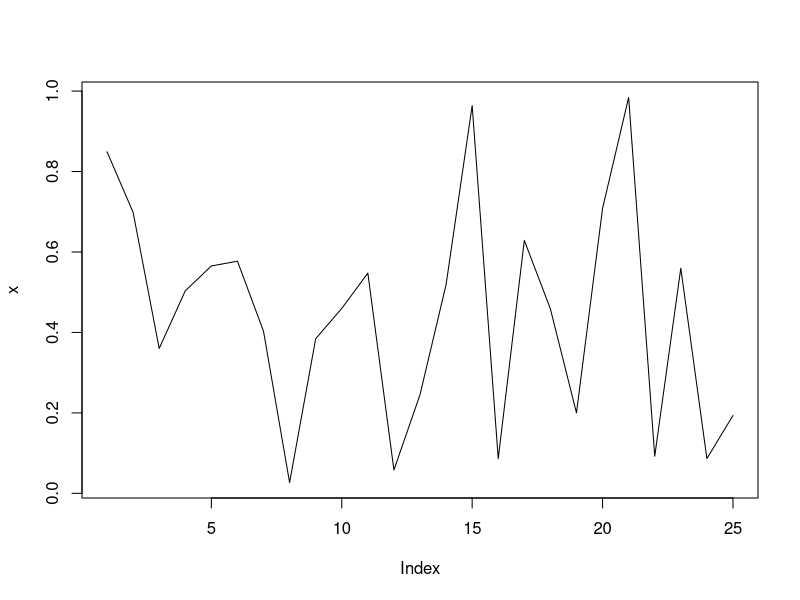
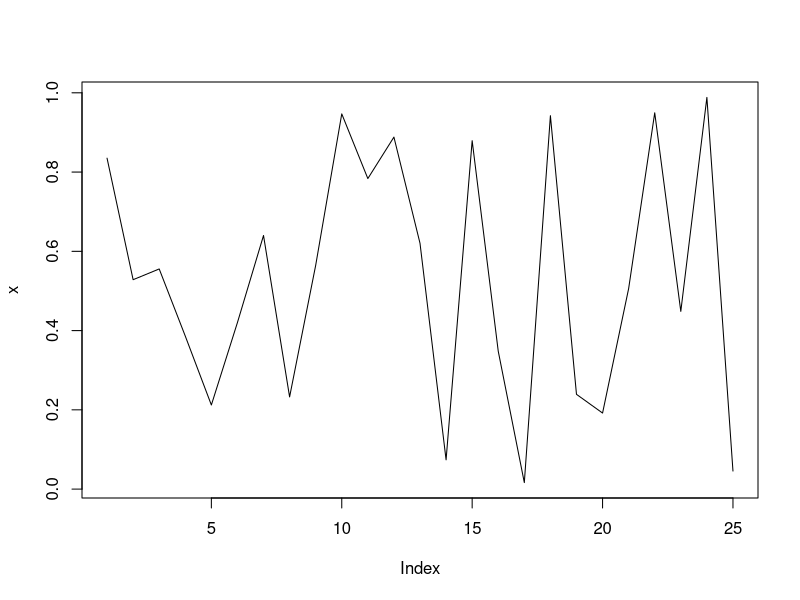
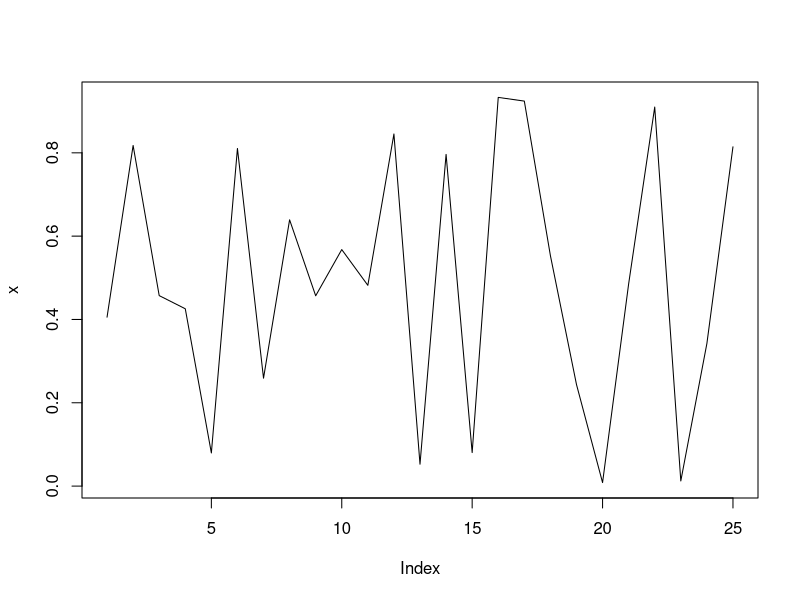
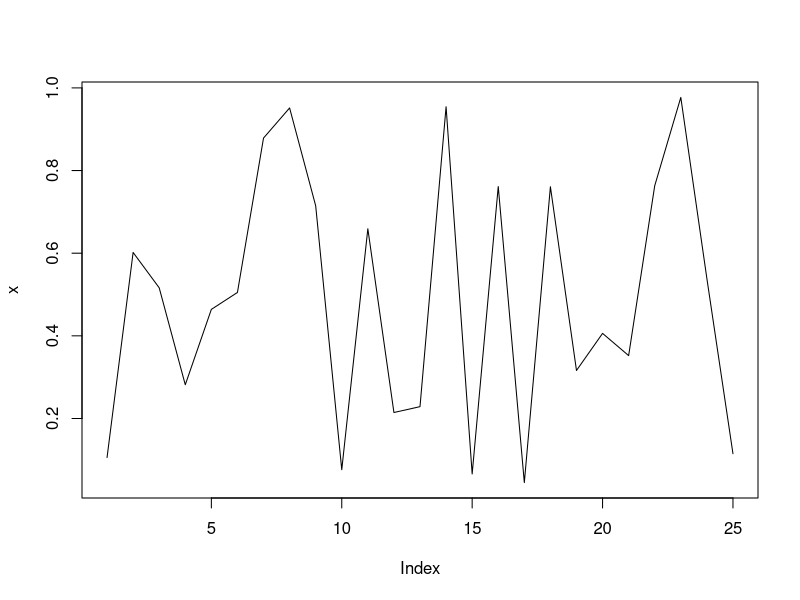
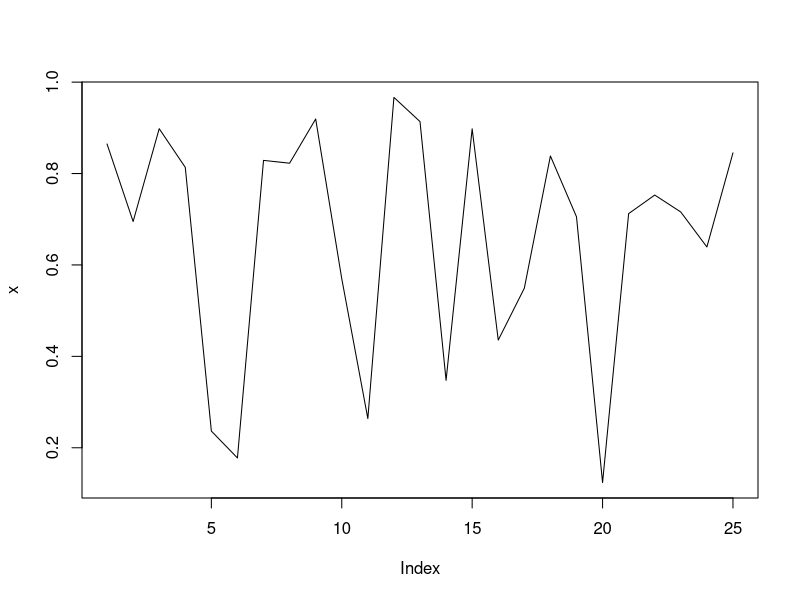
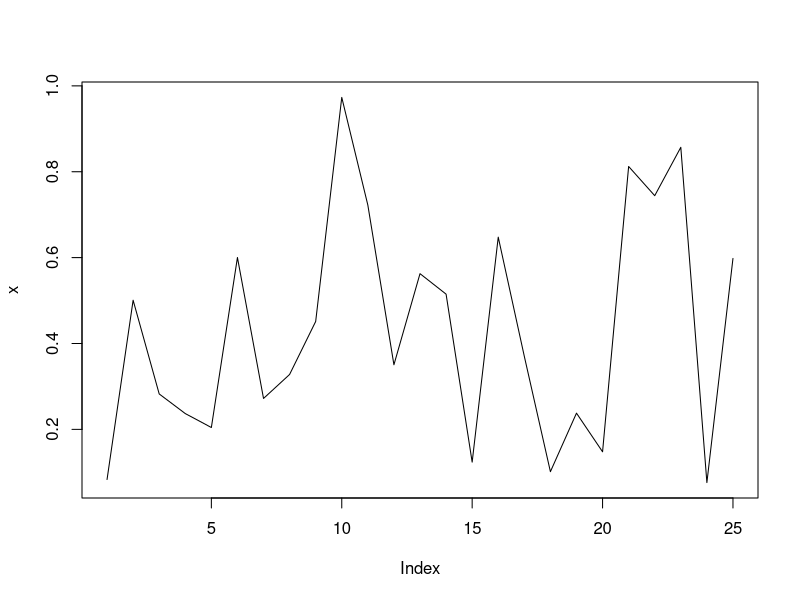
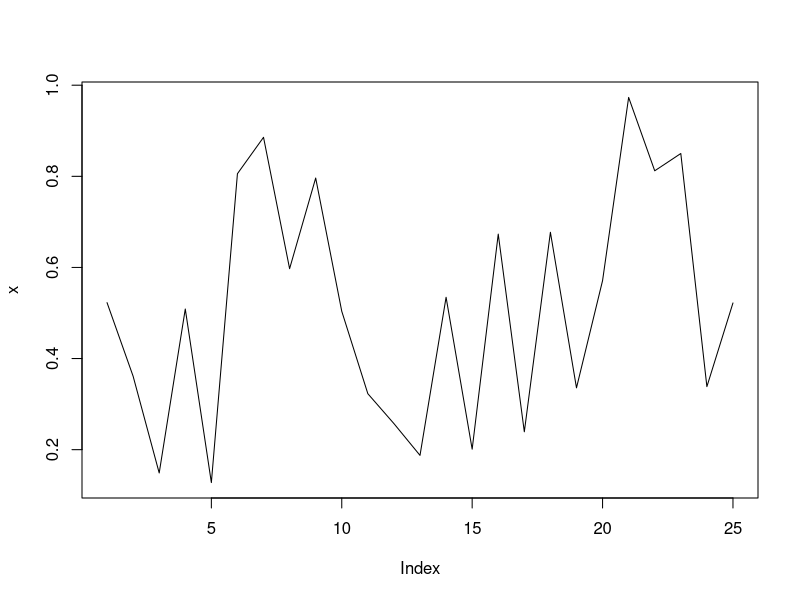
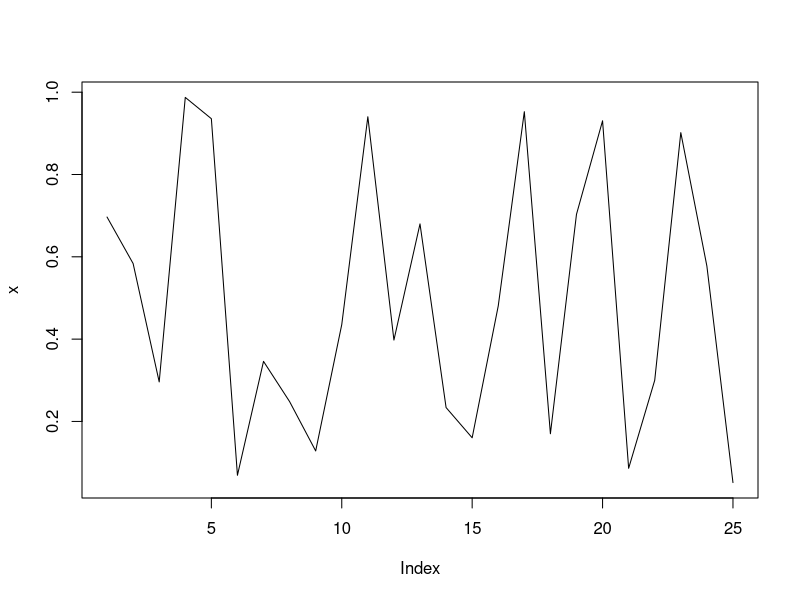

The R source for these figures, in order: (Note: this script raises an error after producing the figures.)
## ---- chunk 1
knitr::opts_chunk$set(echo = TRUE)
## ---- chunk 2
i = 1
(2^i)^20
## ---- chunk 3
n = 4
(2*n+1)^13
## ---- chunk 4
i = 0:1
resultado1 = (2^i)^20
n = 0:4
resultado2 = (2*n+1)^13
interseccion = intersect(resultado1, resultado2)
interseccion
## ---- chunk 5
t = 1
(sin(2*pi*t))^5
## ---- chunk 6
runif(10)
## ---- chunk 7
c("A","B","C","D","E","F","G","H","I","J","K","L","M","N","Ñ","O")

## ---- chunk 8
x1 <- c("1","2",2+3i,5+41)
x2 <- log(c(T,T,T,T,F))
x3 <- !(c(1,3,4,12,12.1,99,100))
x4 <- c(1,2,3)<"a"
x5 <- 1:10
## ---- chunk 9
cat("x1 es de tipo:", typeof(x1), "\n")
cat("x2 es de tipo:", typeof(x2), "\n")
cat("x3 es de tipo:", typeof(x3), "\n")
cat("x4 es de tipo:", typeof(x4), "\n")
cat("x5 es de tipo:", typeof(x5), "\n")
## ---- chunk 10
columna1 = c("v", "e","i")
columna2 = c("a", "b","c")
matriz1 = matrix(c(columna1, columna2), nrow = 2, ncol = 3)
matriz1

## ---- chunk 11
matriz_a <- matrix(rep("a", 16), nrow = 4, ncol = 4)
matriz_a
## ---- chunk 12
columna1 = c("a","o","u","d","z")
columna2 = c("f","ñ","h","i","j")
columna3 = c("p","l","h","e","x")
columna4 = c("o","k","q","r","s")
columna5 = c("r","ñ","v","w","o")
matriz1 =matrix(c(columna1, columna2, columna3, columna4, columna5), nrow = 5, ncol =5)
matriz1
## ---- chunk 13
columna1 = c("a","b")
columna2 = c("c","d")
matriz1 =matrix(c(columna1,columna2), nrow = 2, ncol= 2)
matriz1
## ---- chunk 14
x <- list(1,"a",2+3i,T,F,1L)
dim(x) <- c(2,3)
## ---- chunk 15
if (!file.exists("TAREAXD")) {
  dir.create("TAREAXD")
} #Crear la carpeta "TAREAXD" si no existe

setwd("TAREAXD") #Establecer el directorio de trabajo en la carpeta "TAREAXD"


for(i in 1:40){
  x <- runif(25)
write(x,paste("Archivo",i,".txt", sep=""))
pdf(paste("Archivo",i,".pdf", sep=""))
plot(x,type ="l")
dev.off()
}
  
